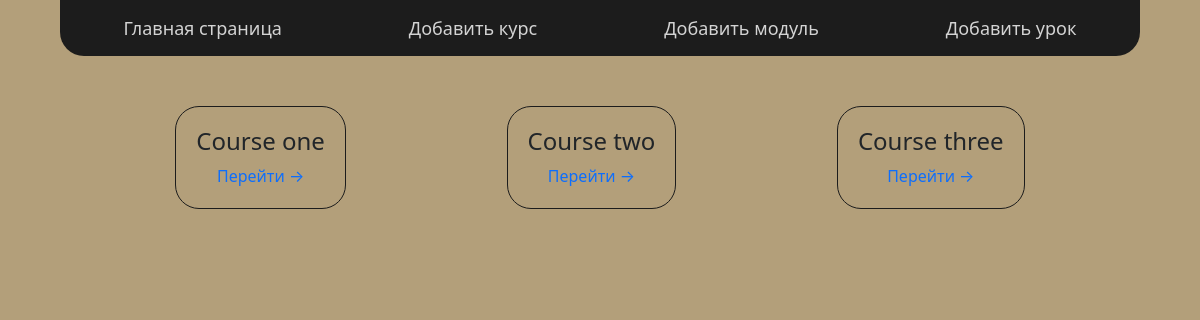
The page / on the database its author committed.
### course/models.py (models this page shows, shortened)
class Course(models.Model):
    title = models.CharField('Title', max_length=255, unique=True)
    description = models.TextField('Description')
    average = models.PositiveIntegerField('Average', validators=[MinValueValidator(1), MaxValueValidator(100)])

### course/views.py (the view)
# urls.py: path('', views.main_page, name='main_page'),
def main_page(request):
    courses = Course.objects.all()
    context = {
        'title': 'Main page',
        'courses': courses,
    }
    return render(request, 'course/index_main.html', context)

### course/templates/course/index_main.html
{% extends 'course/layout.html' %}
{% block content %}
    <div class="main">
        {% for course in courses %}
            <div class="box_info">
                <h4>{{ course.title }}</h4>
                <a href="{% url 'course_page' course.title %}">Перейти &rarr;</a>
            </div>
        {% endfor %}
    </div>
{% endblock %}

### static/all/css/style.css (style rules this page uses)
body { display: flex; flex-direction: column; align-items: center; background: #B39F7A; }
.content .main { width: 90vw; padding: 50px; display: flex; flex-wrap: wrap; gap: 30px; }
.content .main .box_info { margin: auto; padding: 20px; border: 1px solid #1c1c1c; border-radius: 24px; display: flex; flex-direction: column; align-items: center; }
.content .main .box_info a { text-decoration: none; }

### rows shown on the page
Course: title "Course one"
Course: title "Course two"
Course: title "Course three"
